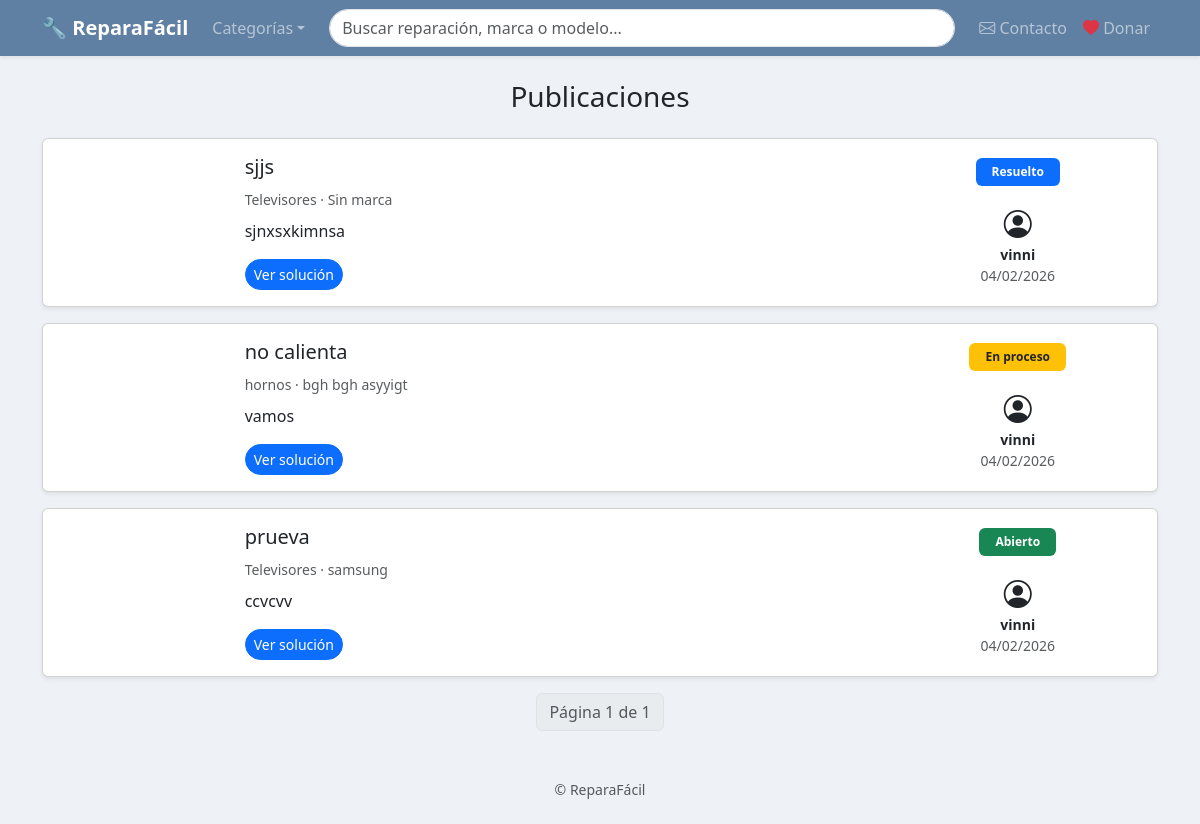
The page / on the database its author committed.
### foro/models.py (models this page shows, shortened)
class Post(models.Model):
    titulo = models.CharField(max_length=200)
    slug = models.SlugField(max_length=220, unique=True)
    descripcion = models.TextField()
    imagen = CloudinaryField(
        "imagen",
        blank=True,
        null=True
    )
    categoria = models.ForeignKey(
        Categoria,
        on_delete=models.CASCADE,
        related_name="posts"
    )
    marca = models.ForeignKey(
        Marca,
        on_delete=models.SET_NULL,
        null=True,
        blank=True,
        related_name="posts"
    )
    modelo = models.ForeignKey(
        ModeloDispositivo,
        on_delete=models.SET_NULL,
        null=True,
        blank=True,
        related_name="posts"
    )
    estado = models.CharField(
        max_length=20,
        choices=EstadoReparacion.choices,
        default=EstadoReparacion.ABIERTO
    )
    autor = models.ForeignKey(
        User,
        on_delete=models.SET_NULL,
        null=True,
        related_name="posts"
    )
    publicado = models.BooleanField(default=True)
    vistas = models.PositiveIntegerField(default=0)
    creado = models.DateTimeField(auto_now_add=True)
    actualizado = models.DateTimeField(auto_now=True)
    class Meta:
        ordering = ["-creado"]
        indexes = [
            models.Index(fields=["titulo"]),
            models.Index(fields=["estado"]),
            models.Index(fields=["creado"]),
        ]

class Categoria(models.Model):
    nombre = models.CharField(max_length=100, unique=True)
    slug = models.SlugField(max_length=120, unique=True)
    activa = models.BooleanField(default=True)
    class Meta:
        ordering = ["nombre"]
    def __str__(self):
        return self.nombre

class Marca(models.Model):
    nombre = models.CharField(max_length=100, unique=True)
    activa = models.BooleanField(default=True)
    class Meta:
        ordering = ["nombre"]
    def __str__(self):
        return self.nombre

class ModeloDispositivo(models.Model):
    marca = models.ForeignKey(
        Marca,
        on_delete=models.CASCADE,
        related_name="modelos"
    )
    nombre = models.CharField(max_length=100)
    class Meta:
        unique_together = ("marca", "nombre")
        ordering = ["nombre"]
    def __str__(self):
        return f"{self.marca.nombre} {self.nombre}"

### foro/views.py (the view, shortened to what this page needs)
# urls.py: path("", post_list, name="post_list"),
def post_list(request):
    query = request.GET.get("q")
    categoria = request.GET.get("categoria")
    posts = Post.objects.filter(publicado=True)
    if categoria:
        posts = posts.filter(categoria__slug=categoria)
    paginator = Paginator(posts, 6)
    page_number = request.GET.get("page")
    page_obj = paginator.get_page(page_number)
    return render(request, "foro/post_list.html", {
        "page_obj": page_obj,
        "query": query
    })

### foro/context_processors.py (called while the page is built)
def categorias_globales(request):
    return {
        "categorias": Categoria.objects.filter(activa=True)
    }

### foro/templates/foro/post_list.html (shortened to what this page needs)
{% extends "foro/base.html" %}
{% block content %}
<h3 class="text-center mb-4">Publicaciones</h3>
{% for post in page_obj %}
<div class="card mb-3 shadow-sm">
<div class="row g-0 align-items-center">
<div class="col-md-2">
</div>
<div class="col-md-7">
<div class="card-body">
<h5>{{ post.titulo }}</h5>
<small class="text-muted">
{{ post.categoria }} ·
{{ post.marca|default:"Sin marca" }}
{{ post.modelo|default:"" }}
</small>
<p class="mt-2">
{{ post.descripcion|truncatechars:160 }}
</p>
<a href="{% url 'foro:post_detail' post.slug %}"
class="btn btn-sm btn-primary rounded-pill">
Ver solución
</a>
</div>
</div>
<div class="col-md-3 text-center">
{% with estado=post.get_estado_display %}
<span class="badge px-3 py-2 mb-2
{% if estado == 'Abierto' %}
bg-success
{% elif estado == 'En proceso' %}
bg-warning text-dark
{% else %}
bg-primary
{% endif %}
">
{{ estado }}
</span>
{% endwith %}
<div class="mt-2">
<i class="bi bi-person-circle fs-3"></i>
<div class="small fw-bold">{{ post.autor }}</div>
<div class="small text-muted">
{{ post.creado|date:"d/m/Y" }}
</div>
</div>
</div>
</div>
</div>
{% empty %}
<p>No hay publicaciones</p>
{% endfor %}
<nav>
<ul class="pagination justify-content-center">
<li class="page-item disabled">
<span class="page-link">
Página {{ page_obj.number }} de {{ page_obj.paginator.num_pages }}
</span>
</li>
</ul>
</nav>
{% endblock %}

### foro/templates/foro/base.html (shortened to what this page needs)
<!DOCTYPE html>
<html lang="es">
<head>
    <link href="https://cdn.jsdelivr.net/npm/bootstrap@5.3.2/dist/css/bootstrap.min.css" rel="stylesheet">
    <link href="https://cdn.jsdelivr.net/npm/bootstrap-icons@1.11.1/font/bootstrap-icons.css" rel="stylesheet">
</head>
<body>
<nav class="navbar navbar-expand-lg navbar-dark shadow-sm">
<div class="container">
<a class="navbar-brand fw-bold" href="{% url 'foro:post_list' %}">
🔧 ReparaFácil
</a>
<div class="collapse navbar-collapse">
<ul class="navbar-nav me-3">
<li class="nav-item dropdown">
<a class="nav-link dropdown-toggle" data-bs-toggle="dropdown">Categorías</a>
</li>
</ul>
<form method="get" class="d-flex flex-grow-1 me-3">
<input class="form-control rounded-pill"
       name="q"
       value="{{ query|default:'' }}"
       placeholder="Buscar reparación, marca o modelo...">
</form>
<ul class="navbar-nav">
<li class="nav-item">
<a class="nav-link"><i class="bi bi-envelope"></i> Contacto</a>
</li>
<li class="nav-item">
<a class="nav-link"><i class="bi bi-heart-fill text-danger"></i> Donar</a>
</li>
</ul>
</div>
</div>
</nav>
<main class="container mt-4">
{% block content %}{% endblock %}
</main>
<footer class="text-center small text-muted py-4 mt-4">
© {{ now|date:"Y" }} ReparaFácil
</footer>
</body>
</html>

### foro/templates/foro/base.html (style rules this page uses)
body { background: #eef2f7; }
.navbar { background: #5f7fa3; }

### rows shown on the page
Post: titulo "sjjs", categoria "Televisores", marca "Sin marca", descripcion "sjnxsxkimnsa", estado "Resuelto", autor "vinni", creado "04/02/2026"
Post: titulo "no calienta", categoria "hornos", marca "bgh", modelo "bgh asyyigt", descripcion "vamos", estado "En proceso", autor "vinni", creado "04/02/2026"
Post: titulo "prueva", categoria "Televisores", marca "samsung", descripcion "ccvcvv", estado "Abierto", autor "vinni", creado "04/02/2026"

### other values the page prints
{{ page_obj.number }} "1"
{{ page_obj.paginator.num_pages }} "1"
